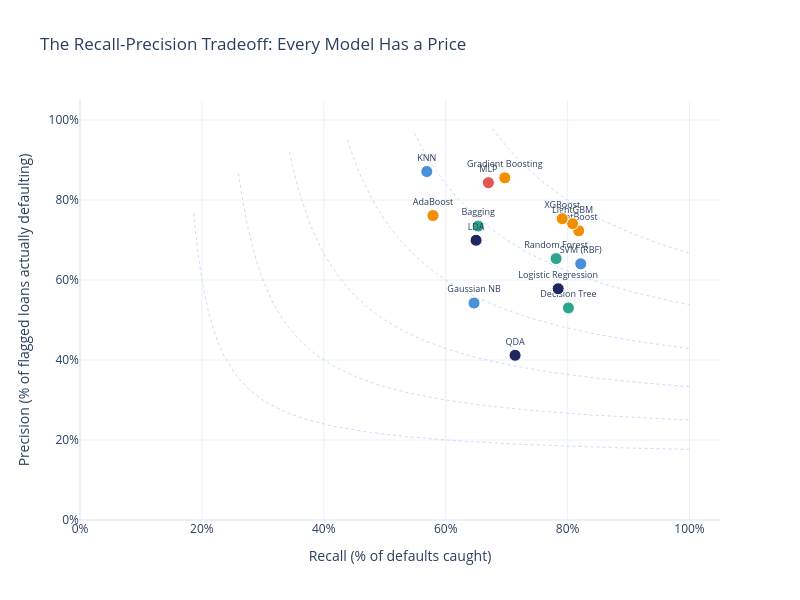

Notebook code cell kept with this figure:
### Markdown cell above
## Chart 3: The Tradeoff Scatter (Recall vs Precision)

### Code cell
# Scatter plot: recall vs precision with F1 contours
fig_scatter = go.Figure()

# Add F1 iso-curves as background
for f1_val in [0.3, 0.4, 0.5, 0.6, 0.7, 0.8]:
    r_range = np.linspace(f1_val / (2 - f1_val) + 0.01, 1.0, 100)
    p_range = (f1_val * r_range) / (2 * r_range - f1_val)
    valid = (p_range > 0) & (p_range <= 1)
    fig_scatter.add_trace(go.Scatter(
        x=r_range[valid], y=p_range[valid],
        mode='lines', name=f'F1={f1_val}',
        line=dict(color=COLORS['ice'], width=1, dash='dot'),
        showlegend=False, hoverinfo='skip',
    ))

# Model family color mapping
family_colors = {
    'Logistic Regression': COLORS['navy'], 'LDA': COLORS['navy'], 'QDA': COLORS['navy'],
    'KNN': COLORS['accent'], 'Gaussian NB': COLORS['accent'], 'SVM (RBF)': COLORS['accent'],
    'Decision Tree': COLORS['green'], 'Random Forest': COLORS['green'],
    'Bagging': COLORS['green'],
    'AdaBoost': COLORS['orange'], 'Gradient Boosting': COLORS['orange'],
    'XGBoost': COLORS['orange'], 'LightGBM': COLORS['orange'], 'CatBoost': COLORS['orange'],
    'MLP': COLORS['red'],
}
family_labels = {
    'Logistic Regression': 'Linear', 'LDA': 'Linear', 'QDA': 'Linear',
    'KNN': 'Distance/Prob', 'Gaussian NB': 'Distance/Prob', 'SVM (RBF)': 'Black Box',
    'Decision Tree': 'Tree', 'Random Forest': 'Bagging', 'Bagging': 'Bagging',
    'AdaBoost': 'Boosting', 'Gradient Boosting': 'Boosting',
    'XGBoost': 'Boosting', 'LightGBM': 'Boosting', 'CatBoost': 'Boosting',
    'MLP': 'Black Box',
}

for _, row in df_comp.iterrows():
    name = row['model']
    fig_scatter.add_trace(go.Scatter(
        x=[row['recall_1']], y=[row['precision_1']],
        mode='markers+text',
        name=name,
        text=[name], textposition='top center', textfont=dict(size=9),
        marker=dict(color=family_colors.get(name, COLORS['gray']), size=12,
                    line=dict(width=1, color='white')),
        hovertemplate=f'<b>{name}</b><br>Recall: {row["recall_1"]:.1%}<br>Precision: {row["precision_1"]:.1%}<br>F1: {row["f1_1"]:.1%}<extra></extra>',
        showlegend=False,
    ))

fig_scatter.update_layout(
    title='The Recall-Precision Tradeoff: Every Model Has a Price',
    xaxis_title='Recall (% of defaults caught)',
    yaxis_title='Precision (% of flagged loans actually defaulting)',
    xaxis=dict(range=[0, 1.05], tickformat='.0%'),
    yaxis=dict(range=[0, 1.05], tickformat='.0%'),
    height=600, width=800,
)
fig_scatter.show()
save_chart(fig_scatter, COMP_SLUG, 'tradeoff_scatter')

### Figure 1 — Plotly figure (JSON) as saved in the notebook; plotly's stock layout.template omitted (floating-point values rounded to 4 significant figures)
{"data": [{"hoverinfo": "skip", "line": {"color": "#CADCFC", "dash": "dot", "width": 1}, "mode": "lines", "name": "F1=0.3", "showlegend": false, "type": "scatter", "x": [0.1865, 0.1947, 0.2029, 0.2111, 0.2193, 0.2276, 0.2358, 0.244, 0.2522, 0.2604, 0.2686, 0.2769, 0.2851, 0.2933, 0.3015, 0.3097, 0.318, 0.3262, 0.3344, 0.3426, 0.3508, 0.359, 0.3673, 0.3755, 0.3837, 0.3919, 0.4001, 0.4083, 0.4166, 0.4248, 0.433, 0.4412, 0.4494, 0.4576, 0.4659, 0.4741, 0.4823, 0.4905, 0.4987, 0.507, 0.5152, 0.5234, 0.5316, 0.5398, 0.548, 0.5563, 0.5645, 0.5727, 0.5809, 0.5891, 0.5973, 0.6056, 0.6138, 0.622, 0.6302, 0.6384, 0.6466, 0.6549, 0.6631, 0.6713, 0.6795, 0.6877, 0.696, 0.7042, 0.7124, 0.7206, 0.7288, 0.737, 0.7453, 0.7535, 0.7617, 0.7699, 0.7781, 0.7863, 0.7946, 0.8028, 0.811, 0.8192, 0.8274, 0.8357, 0.8439, 0.8521, 0.8603, 0.8685, 0.8767, 0.885, 0.8932, 0.9014, 0.9096, 0.9178, 0.926, 0.9343, 0.9425, 0.9507, 0.9589, 0.9671, 0.9753, 0.9836, 0.9918, 1.0], "y": [0.7669, 0.6535, 0.5753, 0.5181, 0.4745, 0.4401, 0.4123, 0.3894, 0.3701, 0.3538, 0.3396, 0.3274, 0.3166, 0.307, 0.2985, 0.2909, 0.284, 0.2777, 0.272, 0.2668, 0.262, 0.2576, 0.2536, 0.2498, 0.2463, 0.243, 0.24, 0.2371, 0.2344, 0.2319, 0.2295, 0.2273, 0.2251, 0.2231, 0.2212, 0.2194, 0.2177, 0.2161, 0.2145, 0.213, 0.2116, 0.2103, 0.209, 0.2077, 0.2065, 0.2054, 0.2043, 0.2032, 0.2022, 0.2012, 0.2003, 0.1994, 0.1985, 0.1977, 0.1969, 0.1961, 0.1953, 0.1946, 0.1939, 0.1932, 0.1925, 0.1918, 0.1912, 0.1906, 0.19, 0.1894, 0.1889, 0.1883, 0.1878, 0.1873, 0.1868, 0.1863, 0.1858, 0.1854, 0.1849, 0.1845, 0.184, 0.1836, 0.1832, 0.1828, 0.1824, 0.182, 0.1817, 0.1813, 0.181, 0.1806, 0.1803, 0.1799, 0.1796, 0.1793, 0.179, 0.1787, 0.1784, 0.1781, 0.1778, 0.1775, 0.1773, 0.177, 0.1767, 0.1765]}, {"hoverinfo": "skip", "line": {"color": "#CADCFC", "dash": "dot", "width": 1}, "mode": "lines", "name": "F1=0.4", "showlegend": false, "type": "scatter", "x": [0.26, 0.2675, 0.2749, 0.2824, 0.2899, 0.2974, 0.3048, 0.3123, 0.3198, 0.3273, 0.3347, 0.3422, 0.3497, 0.3572, 0.3646, 0.3721, 0.3796, 0.3871, 0.3945, 0.402, 0.4095, 0.417, 0.4244, 0.4319, 0.4394, 0.4469, 0.4543, 0.4618, 0.4693, 0.4768, 0.4842, 0.4917, 0.4992, 0.5067, 0.5141, 0.5216, 0.5291, 0.5366, 0.544, 0.5515, 0.559, 0.5665, 0.5739, 0.5814, 0.5889, 0.5964, 0.6038, 0.6113, 0.6188, 0.6263, 0.6337, 0.6412, 0.6487, 0.6562, 0.6636, 0.6711, 0.6786, 0.6861, 0.6935, 0.701, 0.7085, 0.716, 0.7234, 0.7309, 0.7384, 0.7459, 0.7533, 0.7608, 0.7683, 0.7758, 0.7832, 0.7907, 0.7982, 0.8057, 0.8131, 0.8206, 0.8281, 0.8356, 0.843, 0.8505, 0.858, 0.8655, 0.8729, 0.8804, 0.8879, 0.8954, 0.9028, 0.9103, 0.9178, 0.9253, 0.9327, 0.9402, 0.9477, 0.9552, 0.9626, 0.9701, 0.9776, 0.9851, 0.9925, 1.0], "y": [0.8667, 0.7928, 0.7337, 0.6853, 0.6449, 0.6108, 0.5815, 0.5561, 0.5339, 0.5143, 0.4969, 0.4813, 0.4672, 0.4545, 0.4429, 0.4324, 0.4227, 0.4138, 0.4056, 0.398, 0.3909, 0.3844, 0.3782, 0.3725, 0.3671, 0.362, 0.3573, 0.3528, 0.3485, 0.3445, 0.3407, 0.3371, 0.3337, 0.3304, 0.3273, 0.3244, 0.3215, 0.3188, 0.3163, 0.3138, 0.3114, 0.3092, 0.307, 0.3049, 0.3029, 0.3009, 0.299, 0.2972, 0.2955, 0.2938, 0.2922, 0.2907, 0.2891, 0.2877, 0.2863, 0.2849, 0.2836, 0.2823, 0.281, 0.2798, 0.2787, 0.2775, 0.2764, 0.2753, 0.2743, 0.2733, 0.2723, 0.2713, 0.2704, 0.2695, 0.2686, 0.2677, 0.2669, 0.266, 0.2652, 0.2645, 0.2637, 0.2629, 0.2622, 0.2615, 0.2608, 0.2601, 0.2594, 0.2588, 0.2581, 0.2575, 0.2569, 0.2563, 0.2557, 0.2552, 0.2546, 0.254, 0.2535, 0.253, 0.2525, 0.2519, 0.2514, 0.251, 0.2505, 0.25]}, {"hoverinfo": "skip", "line": {"color": "#CADCFC", "dash": "dot", "width": 1}, "mode": "lines", "name": "F1=0.5", "showlegend": false, "type": "scatter", "x": [0.3433, 0.35, 0.3566, 0.3632, 0.3699, 0.3765, 0.3831, 0.3898, 0.3964, 0.403, 0.4097, 0.4163, 0.4229, 0.4296, 0.4362, 0.4428, 0.4495, 0.4561, 0.4627, 0.4694, 0.476, 0.4826, 0.4893, 0.4959, 0.5025, 0.5092, 0.5158, 0.5224, 0.5291, 0.5357, 0.5423, 0.549, 0.5556, 0.5622, 0.5689, 0.5755, 0.5821, 0.5888, 0.5954, 0.602, 0.6087, 0.6153, 0.6219, 0.6286, 0.6352, 0.6418, 0.6485, 0.6551, 0.6617, 0.6684, 0.675, 0.6816, 0.6882, 0.6949, 0.7015, 0.7081, 0.7148, 0.7214, 0.728, 0.7347, 0.7413, 0.7479, 0.7546, 0.7612, 0.7678, 0.7745, 0.7811, 0.7877, 0.7944, 0.801, 0.8076, 0.8143, 0.8209, 0.8275, 0.8342, 0.8408, 0.8474, 0.8541, 0.8607, 0.8673, 0.874, 0.8806, 0.8872, 0.8939, 0.9005, 0.9071, 0.9138, 0.9204, 0.927, 0.9337, 0.9403, 0.9469, 0.9536, 0.9602, 0.9668, 0.9735, 0.9801, 0.9867, 0.9934, 1.0], "y": [0.9196, 0.8752, 0.8363, 0.802, 0.7714, 0.7441, 0.7195, 0.6972, 0.6769, 0.6584, 0.6414, 0.6258, 0.6114, 0.5981, 0.5857, 0.5741, 0.5633, 0.5533, 0.5438, 0.5349, 0.5266, 0.5187, 0.5112, 0.5042, 0.4975, 0.4912, 0.4851, 0.4794, 0.474, 0.4688, 0.4638, 0.4591, 0.4545, 0.4502, 0.446, 0.442, 0.4382, 0.4345, 0.431, 0.4275, 0.4243, 0.4211, 0.418, 0.4151, 0.4123, 0.4095, 0.4069, 0.4043, 0.4018, 0.3994, 0.3971, 0.3948, 0.3926, 0.3905, 0.3884, 0.3864, 0.3845, 0.3826, 0.3807, 0.379, 0.3772, 0.3755, 0.3739, 0.3723, 0.3707, 0.3692, 0.3677, 0.3662, 0.3648, 0.3634, 0.3621, 0.3608, 0.3595, 0.3582, 0.357, 0.3558, 0.3546, 0.3535, 0.3523, 0.3512, 0.3502, 0.3491, 0.3481, 0.3471, 0.3461, 0.3451, 0.3442, 0.3432, 0.3423, 0.3414, 0.3405, 0.3397, 0.3388, 0.338, 0.3372, 0.3364, 0.3356, 0.3348, 0.3341, 0.3333]}, {"hoverinfo": "skip", "line": {"color": "#CADCFC", "dash": "dot", "width": 1}, "mode": "lines", "name": "F1=0.6", "showlegend": false, "type": "scatter", "x": [0.4386, 0.4442, 0.4499, 0.4556, 0.4613, 0.4669, 0.4726, 0.4783, 0.4839, 0.4896, 0.4953, 0.501, 0.5066, 0.5123, 0.518, 0.5236, 0.5293, 0.535, 0.5406, 0.5463, 0.552, 0.5577, 0.5633, 0.569, 0.5747, 0.5803, 0.586, 0.5917, 0.5974, 0.603, 0.6087, 0.6144, 0.62, 0.6257, 0.6314, 0.6371, 0.6427, 0.6484, 0.6541, 0.6597, 0.6654, 0.6711, 0.6768, 0.6824, 0.6881, 0.6938, 0.6994, 0.7051, 0.7108, 0.7165, 0.7221, 0.7278, 0.7335, 0.7391, 0.7448, 0.7505, 0.7561, 0.7618, 0.7675, 0.7732, 0.7788, 0.7845, 0.7902, 0.7958, 0.8015, 0.8072, 0.8129, 0.8185, 0.8242, 0.8299, 0.8355, 0.8412, 0.8469, 0.8526, 0.8582, 0.8639, 0.8696, 0.8752, 0.8809, 0.8866, 0.8923, 0.8979, 0.9036, 0.9093, 0.9149, 0.9206, 0.9263, 0.9319, 0.9376, 0.9433, 0.949, 0.9546, 0.9603, 0.966, 0.9716, 0.9773, 0.983, 0.9887, 0.9943, 1.0], "y": [0.9495, 0.9239, 0.9003, 0.8785, 0.8581, 0.8392, 0.8214, 0.8049, 0.7893, 0.7747, 0.7609, 0.7479, 0.7356, 0.7239, 0.7129, 0.7024, 0.6925, 0.683, 0.674, 0.6654, 0.6572, 0.6493, 0.6418, 0.6346, 0.6277, 0.621, 0.6147, 0.6085, 0.6027, 0.597, 0.5915, 0.5863, 0.5812, 0.5763, 0.5716, 0.567, 0.5626, 0.5583, 0.5542, 0.5502, 0.5463, 0.5425, 0.5389, 0.5353, 0.5319, 0.5286, 0.5253, 0.5222, 0.5191, 0.5161, 0.5132, 0.5104, 0.5076, 0.5049, 0.5023, 0.4998, 0.4973, 0.4949, 0.4925, 0.4902, 0.488, 0.4858, 0.4836, 0.4815, 0.4795, 0.4774, 0.4755, 0.4736, 0.4717, 0.4699, 0.4681, 0.4663, 0.4646, 0.4629, 0.4612, 0.4596, 0.458, 0.4565, 0.4549, 0.4534, 0.452, 0.4505, 0.4491, 0.4477, 0.4464, 0.445, 0.4437, 0.4424, 0.4412, 0.4399, 0.4387, 0.4375, 0.4363, 0.4351, 0.434, 0.4329, 0.4318, 0.4307, 0.4296, 0.4286]}, {"hoverinfo": "skip", "line": {"color": "#CADCFC", "dash": "dot", "width": 1}, "mode": "lines", "name": "F1=0.7", "showlegend": false, "type": "scatter", "x": [0.5485, 0.553, 0.5576, 0.5621, 0.5667, 0.5713, 0.5758, 0.5804, 0.5849, 0.5895, 0.5941, 0.5986, 0.6032, 0.6078, 0.6123, 0.6169, 0.6214, 0.626, 0.6306, 0.6351, 0.6397, 0.6442, 0.6488, 0.6534, 0.6579, 0.6625, 0.667, 0.6716, 0.6762, 0.6807, 0.6853, 0.6899, 0.6944, 0.699, 0.7035, 0.7081, 0.7127, 0.7172, 0.7218, 0.7263, 0.7309, 0.7355, 0.74, 0.7446, 0.7491, 0.7537, 0.7583, 0.7628, 0.7674, 0.772, 0.7765, 0.7811, 0.7856, 0.7902, 0.7948, 0.7993, 0.8039, 0.8084, 0.813, 0.8176, 0.8221, 0.8267, 0.8312, 0.8358, 0.8404, 0.8449, 0.8495, 0.854, 0.8586, 0.8632, 0.8677, 0.8723, 0.8769, 0.8814, 0.886, 0.8905, 0.8951, 0.8997, 0.9042, 0.9088, 0.9133, 0.9179, 0.9225, 0.927, 0.9316, 0.9361, 0.9407, 0.9453, 0.9498, 0.9544, 0.959, 0.9635, 0.9681, 0.9726, 0.9772, 0.9818, 0.9863, 0.9909, 0.9954, 1.0], "y": [0.9672, 0.9534, 0.9401, 0.9274, 0.9153, 0.9036, 0.8924, 0.8817, 0.8714, 0.8615, 0.8519, 0.8427, 0.8338, 0.8253, 0.817, 0.809, 0.8013, 0.7938, 0.7866, 0.7796, 0.7729, 0.7663, 0.76, 0.7538, 0.7478, 0.742, 0.7364, 0.7309, 0.7256, 0.7204, 0.7154, 0.7105, 0.7057, 0.701, 0.6965, 0.6921, 0.6878, 0.6836, 0.6795, 0.6755, 0.6716, 0.6678, 0.6641, 0.6605, 0.6569, 0.6534, 0.65, 0.6467, 0.6435, 0.6403, 0.6372, 0.6342, 0.6312, 0.6283, 0.6254, 0.6226, 0.6199, 0.6172, 0.6146, 0.612, 0.6095, 0.607, 0.6045, 0.6022, 0.5998, 0.5975, 0.5953, 0.593, 0.5909, 0.5887, 0.5866, 0.5845, 0.5825, 0.5805, 0.5786, 0.5766, 0.5747, 0.5729, 0.571, 0.5692, 0.5675, 0.5657, 0.564, 0.5623, 0.5606, 0.559, 0.5574, 0.5558, 0.5542, 0.5527, 0.5512, 0.5497, 0.5482, 0.5467, 0.5453, 0.5439, 0.5425, 0.5411, 0.5398, 0.5385]}, {"hoverinfo": "skip", "line": {"color": "#CADCFC", "dash": "dot", "width": 1}, "mode": "lines", "name": "F1=0.8", "showlegend": false, "type": "scatter", "x": [0.6767, 0.6799, 0.6832, 0.6865, 0.6897, 0.693, 0.6963, 0.6995, 0.7028, 0.7061, 0.7093, 0.7126, 0.7159, 0.7191, 0.7224, 0.7257, 0.7289, 0.7322, 0.7355, 0.7387, 0.742, 0.7453, 0.7485, 0.7518, 0.7551, 0.7583, 0.7616, 0.7648, 0.7681, 0.7714, 0.7746, 0.7779, 0.7812, 0.7844, 0.7877, 0.791, 0.7942, 0.7975, 0.8008, 0.804, 0.8073, 0.8106, 0.8138, 0.8171, 0.8204, 0.8236, 0.8269, 0.8302, 0.8334, 0.8367, 0.84, 0.8432, 0.8465, 0.8498, 0.853, 0.8563, 0.8596, 0.8628, 0.8661, 0.8694, 0.8726, 0.8759, 0.8792, 0.8824, 0.8857, 0.889, 0.8922, 0.8955, 0.8988, 0.902, 0.9053, 0.9086, 0.9118, 0.9151, 0.9184, 0.9216, 0.9249, 0.9281, 0.9314, 0.9347, 0.9379, 0.9412, 0.9445, 0.9477, 0.951, 0.9543, 0.9575, 0.9608, 0.9641, 0.9673, 0.9706, 0.9739, 0.9771, 0.9804, 0.9837, 0.9869, 0.9902, 0.9935, 0.9967, 1.0], "y": [0.9783, 0.9716, 0.965, 0.9585, 0.9522, 0.9461, 0.9401, 0.9342, 0.9284, 0.9228, 0.9173, 0.9118, 0.9066, 0.9014, 0.8963, 0.8913, 0.8864, 0.8817, 0.877, 0.8724, 0.8679, 0.8634, 0.8591, 0.8548, 0.8506, 0.8465, 0.8425, 0.8385, 0.8346, 0.8308, 0.8271, 0.8234, 0.8198, 0.8162, 0.8127, 0.8092, 0.8058, 0.8025, 0.7992, 0.796, 0.7928, 0.7897, 0.7866, 0.7836, 0.7806, 0.7777, 0.7748, 0.7719, 0.7691, 0.7664, 0.7637, 0.761, 0.7583, 0.7557, 0.7532, 0.7506, 0.7482, 0.7457, 0.7433, 0.7409, 0.7385, 0.7362, 0.7339, 0.7317, 0.7294, 0.7272, 0.7251, 0.7229, 0.7208, 0.7187, 0.7167, 0.7146, 0.7126, 0.7106, 0.7087, 0.7067, 0.7048, 0.7029, 0.7011, 0.6992, 0.6974, 0.6956, 0.6939, 0.6921, 0.6904, 0.6887, 0.687, 0.6853, 0.6837, 0.682, 0.6804, 0.6788, 0.6772, 0.6757, 0.6741, 0.6726, 0.6711, 0.6696, 0.6681, 0.6667]}, {"hovertemplate": "<b>SVM (RBF)</b><br>Recall: 82.2%<br>Precision: 64.0%<br>F1: 72.0%<extra></extra>", "marker": {"color": "#4A90D9", "line": {"color": "white", "width": 1}, "size": 12}, "mode": "markers+text", "name": "SVM (RBF)", "showlegend": false, "text": ["SVM (RBF)"], "textfont": {"size": 9}, "textposition": "top center", "type": "scatter", "x": [0.8215], "y": [0.6404]}, {"hovertemplate": "<b>CatBoost</b><br>Recall: 81.8%<br>Precision: 72.3%<br>F1: 76.8%<extra></extra>", "marker": {"color": "#F18F01", "line": {"color": "white", "width": 1}, "size": 12}, "mode": "markers+text", "name": "CatBoost", "showlegend": false, "text": ["CatBoost"], "textfont": {"size": 9}, "textposition": "top center", "type": "scatter", "x": [0.8182], "y": [0.7232]}, {"hovertemplate": "<b>LightGBM</b><br>Recall: 80.8%<br>Precision: 74.1%<br>F1: 77.3%<extra></extra>", "marker": {"color": "#F18F01", "line": {"color": "white", "width": 1}, "size": 12}, "mode": "markers+text", "name": "LightGBM", "showlegend": false, "text": ["LightGBM"], "textfont": {"size": 9}, "textposition": "top center", "type": "scatter", "x": [0.8081], "y": [0.7407]}, {"hovertemplate": "<b>Decision Tree</b><br>Recall: 80.1%<br>Precision: 53.0%<br>F1: 63.8%<extra></extra>", "marker": {"color": "#2CA58D", "line": {"color": "white", "width": 1}, "size": 12}, "mode": "markers+text", "name": "Decision Tree", "showlegend": false, "text": ["Decision Tree"], "textfont": {"size": 9}, "textposition": "top center", "type": "scatter", "x": [0.8013], "y": [0.5301]}, {"hovertemplate": "<b>XGBoost</b><br>Recall: 79.1%<br>Precision: 75.3%<br>F1: 77.2%<extra></extra>", "marker": {"color": "#F18F01", "line": {"color": "white", "width": 1}, "size": 12}, "mode": "markers+text", "name": "XGBoost", "showlegend": false, "text": ["XGBoost"], "textfont": {"size": 9}, "textposition": "top center", "type": "scatter", "x": [0.7912], "y": [0.7532]}, {"hovertemplate": "<b>Logistic Regression</b><br>Recall: 78.5%<br>Precision: 57.8%<br>F1: 66.6%<extra></extra>", "marker": {"color": "#1E2761", "line": {"color": "white", "width": 1}, "size": 12}, "mode": "markers+text", "name": "Logistic Regression", "showlegend": false, "text": ["Logistic Regression"], "textfont": {"size": 9}, "textposition": "top center", "type": "scatter", "x": [0.7845], "y": [0.5782]}, {"hovertemplate": "<b>Random Forest</b><br>Recall: 78.1%<br>Precision: 65.3%<br>F1: 71.2%<extra></extra>", "marker": {"color": "#2CA58D", "line": {"color": "white", "width": 1}, "size": 12}, "mode": "markers+text", "name": "Random Forest", "showlegend": false, "text": ["Random Forest"], "textfont": {"size": 9}, "textposition": "top center", "type": "scatter", "x": [0.7811], "y": [0.6535]}, {"hovertemplate": "<b>QDA</b><br>Recall: 71.4%<br>Precision: 41.2%<br>F1: 52.2%<extra></extra>", "marker": {"color": "#1E2761", "line": {"color": "white", "width": 1}, "size": 12}, "mode": "markers+text", "name": "QDA", "showlegend": false, "text": ["QDA"], "textfont": {"size": 9}, "textposition": "top center", "type": "scatter", "x": [0.7138], "y": [0.4117]}, {"hovertemplate": "<b>Gradient Boosting</b><br>Recall: 69.7%<br>Precision: 85.5%<br>F1: 76.8%<extra></extra>", "marker": {"color": "#F18F01", "line": {"color": "white", "width": 1}, "size": 12}, "mode": "markers+text", "name": "Gradient Boosting", "showlegend": false, "text": ["Gradient Boosting"], "textfont": {"size": 9}, "textposition": "top center", "type": "scatter", "x": [0.697], "y": [0.8554]}, {"hovertemplate": "<b>MLP</b><br>Recall: 67.0%<br>Precision: 84.3%<br>F1: 74.7%<extra></extra>", "marker": {"color": "#E15554", "line": {"color": "white", "width": 1}, "size": 12}, "mode": "markers+text", "name": "MLP", "showlegend": false, "text": ["MLP"], "textfont": {"size": 9}, "textposition": "top center", "type": "scatter", "x": [0.67], "y": [0.8432]}, {"hovertemplate": "<b>Bagging</b><br>Recall: 65.3%<br>Precision: 73.5%<br>F1: 69.2%<extra></extra>", "marker": {"color": "#2CA58D", "line": {"color": "white", "width": 1}, "size": 12}, "mode": "markers+text", "name": "Bagging", "showlegend": false, "text": ["Bagging"], "textfont": {"size": 9}, "textposition": "top center", "type": "scatter", "x": [0.6532], "y": [0.7348]}, {"hovertemplate": "<b>LDA</b><br>Recall: 65.0%<br>Precision: 69.9%<br>F1: 67.4%<extra></extra>", "marker": {"color": "#1E2761", "line": {"color": "white", "width": 1}, "size": 12}, "mode": "markers+text", "name": "LDA", "showlegend": false, "text": ["LDA"], "textfont": {"size": 9}, "textposition": "top center", "type": "scatter", "x": [0.6498], "y": [0.6993]}, {"hovertemplate": "<b>Gaussian NB</b><br>Recall: 64.6%<br>Precision: 54.2%<br>F1: 59.0%<extra></extra>", "marker": {"color": "#4A90D9", "line": {"color": "white", "width": 1}, "size": 12}, "mode": "markers+text", "name": "Gaussian NB", "showlegend": false, "text": ["Gaussian NB"], "textfont": {"size": 9}, "textposition": "top center", "type": "scatter", "x": [0.6465], "y": [0.5424]}, {"hovertemplate": "<b>AdaBoost</b><br>Recall: 57.9%<br>Precision: 76.1%<br>F1: 65.8%<extra></extra>", "marker": {"color": "#F18F01", "line": {"color": "white", "width": 1}, "size": 12}, "mode": "markers+text", "name": "AdaBoost", "showlegend": false, "text": ["AdaBoost"], "textfont": {"size": 9}, "textposition": "top center", "type": "scatter", "x": [0.5791], "y": [0.7611]}, {"hovertemplate": "<b>KNN</b><br>Recall: 56.9%<br>Precision: 87.1%<br>F1: 68.8%<extra></extra>", "marker": {"color": "#4A90D9", "line": {"color": "white", "width": 1}, "size": 12}, "mode": "markers+text", "name": "KNN", "showlegend": false, "text": ["KNN"], "textfont": {"size": 9}, "textposition": "top center", "type": "scatter", "x": [0.569], "y": [0.8711]}], "layout": {"height": 600, "title": {"text": "The Recall-Precision Tradeoff: Every Model Has a Price"}, "width": 800, "xaxis": {"range": [0, 1.05], "tickformat": ".0%", "title": {"text": "Recall (% of defaults caught)"}}, "yaxis": {"range": [0, 1.05], "tickformat": ".0%", "title": {"text": "Precision (% of flagged loans actually defaulting)"}}}}
